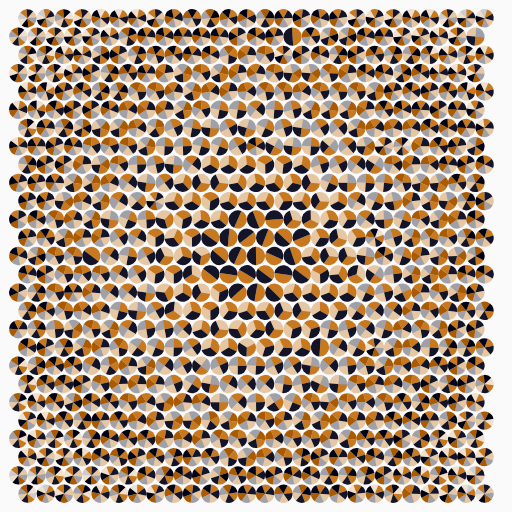
Frame 1 (no input)
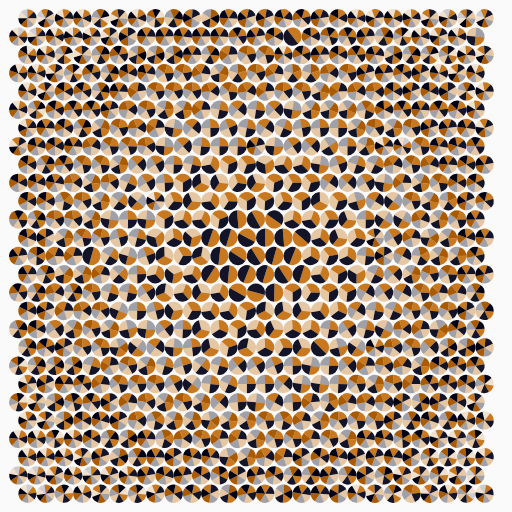
Frame 60 (no input)
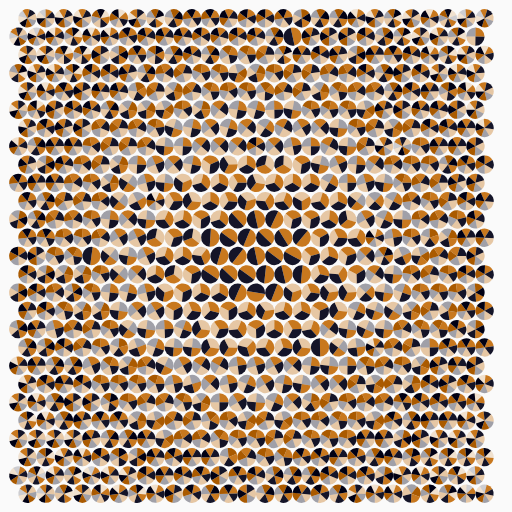
Frame 120 (the mouse pressed at the canvas centre since frame 60)

The p5.js sketch that drew these frames (run headless with seeded random() and noise() and a simulated clock; from frame 60 on, the mouse is pressed at the canvas centre):

// p5.js sketch
// ── sketch.js
const canvas_w = 512;
const canvas_h = 512;

const oranges = [];
const orange_r = 512 / 56;

let fps_p;


function orange_p(i) {
  return i * orange_r * 2 + orange_r * 2;
}


function setup() {
  createCanvas(canvas_w, canvas_h);
  fps_p = createP();

  for (let y = 0; orange_p(y) < height - orange_r * 2; y++) {
    oranges.push([]);
    for (let x = 0; orange_p(x) < width - orange_r * 4; x++) {
      const p = createVector(
        orange_p(x),
        orange_p(y),
      );

      if (y % 2 == 0) {
        p.x += orange_r;
      }

      const orange = new Orange(p, orange_r);

      oranges[y].push(orange);
    }
  }
}


function draw() {
  background(250);
  fps_p.html(frameRate().toFixed(0));

  for (let y = 0; y < oranges.length; y++) {
    const row = oranges[y];
    for (let x = 0; x < row.length; x++) {
      const orange = row[x];

      orange.update();
      orange.draw();
    }
  }
}


class Orange {
  constructor(p, r) {
    this.p = p;
    this.r = r;
    this.a = this.set_angle();

    this.a_seed = random(100);
    this.a_cum = 0;
    this.a_delta = TWO_PI / (30 * 30);
    this.a_r = 0.8;

    const colors = [
      [200, 120, 30],
      [20, 20, 40],
      [200, 120, 30, 100],
      [20, 20, 40, 100],
      [170, 90, 0],
      [0, 0, 20],
      [200, 120, 30, 50],
      [20, 20, 40, 50],
    ];

    const d = dist(p.x, p.y, width / 2, height / 2);
    let n_colors = floor(map(d, 0, width * 0.7, 2, colors.length + 1));

    if (n_colors > colors.length) {
      n_colors = colors.length;
    }

    if (random() > 0.975) {
      n_colors = floor(random(2, colors.length + 1));
    }

    this.colors = [];
    for (let i = 0; i < n_colors; i++) {
      this.colors.push(colors[i]);
    }

    this.update();
  }

  set_angle() {
    this.a_seed += this.a_delta;
    this.a_cum += this.a_delta;

    if (this.a_cum >= TWO_PI) {
      background(0)
    }

    const a_val_x = cos(this.a_seed) * this.a_r;
    const a_val_y = sin(this.a_seed) * this.a_r;
    const a_val = noise(a_val_x, a_val_y);

    return a_val * TWO_PI * 2;
  }

  update() {
    this.a = this.set_angle();
  }

  draw() {
    push();

    translate(this.p.x, this.p.y);
    rotate(this.a);
    noStroke();

    const scl = TWO_PI / this.colors.length;
    for (let i = 0; i < this.colors.length; i++) {
      const start = i * scl;
      const stop = (i + 1) * scl;

      fill(this.colors[i]);
      arc(0, 0, this.r * 2, this.r * 2, start, stop * 1.001);
    }

    pop();
  }
}
